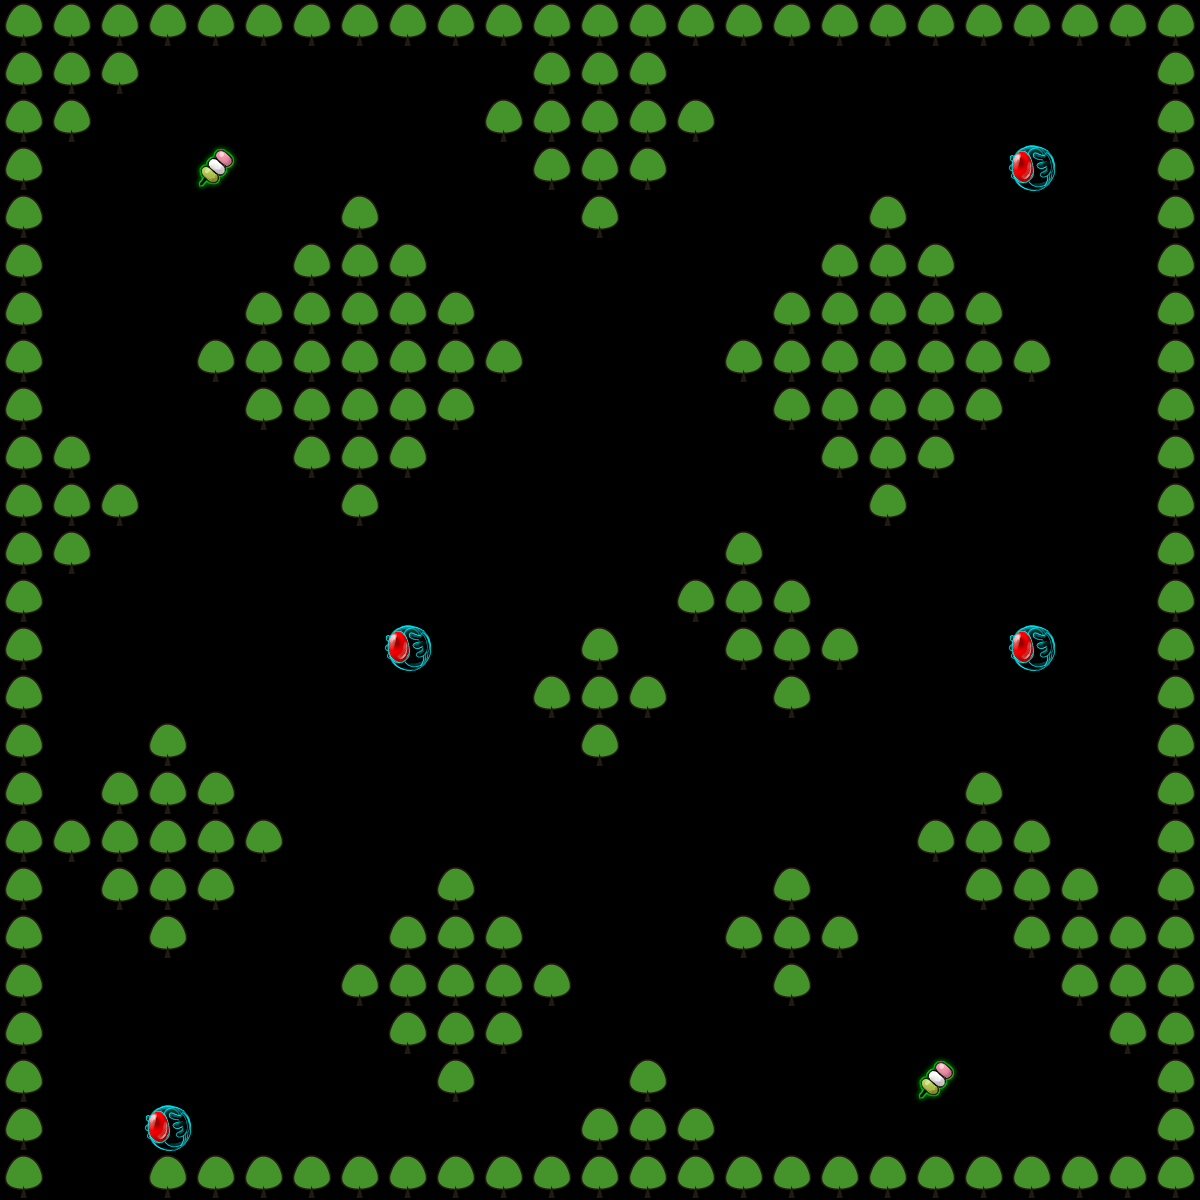

A level layout from a 2D game, rendered from its tile map. Below: a short description, then the map file with tile-grid data replaced by summaries:
An orthogonal 25x25 tile map with 48x48 px tiles, 2 tile layers (Terrain, Object), 2 tilesets.

<map version="1.0" orientation="orthogonal" renderorder="right-down" width="25" height="25" tilewidth="48" tileheight="48" nextobjectid="1">
 <tileset firstgid="1" source="object.tsx" />
 <tileset firstgid="6" source="terrain.tsx" />
 <layer name="Terrain" width="25" height="25">
  <data>[625 cells, 224 non-empty, 1 distinct tile ids]</data>
 </layer>
 <layer name="Object" width="25" height="25">
  <data>[625 cells, 6 non-empty, 2 distinct tile ids]</data>
 </layer>
</map>
